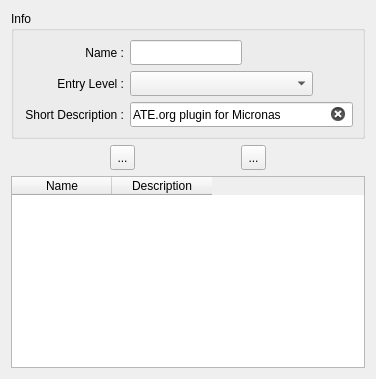
         <widget class="QWidget" name="tools">
          <attribute name="title">
           <string>Tools</string>
          </attribute>
          <layout class="QVBoxLayout" name="verticalLayout_21">
           <item>
            <widget class="QGroupBox" name="toolInfoLayout">
             <property name="title">
              <string>Info</string>
             </property>
             <layout class="QVBoxLayout" name="verticalLayout_5">
              <item>
               <layout class="QHBoxLayout" name="toolNameLayout">
                <item>
                 <widget class="QLabel" name="toolNameLabel">
                  <property name="sizePolicy">
                   <sizepolicy hsizetype="Fixed" vsizetype="Fixed">
                    <horstretch>0</horstretch>
                    <verstretch>0</verstretch>
                   </sizepolicy>
                  </property>
                  <property name="minimumSize">
                   <size>
                    <width>101</width>
                    <height>25</height>
                   </size>
                  </property>
                  <property name="maximumSize">
                   <size>
                    <width>101</width>
                    <height>25</height>
                   </size>
                  </property>
                  <property name="layoutDirection">
                   <enum>Qt::LeftToRight</enum>
                  </property>
                  <property name="text">
                   <string>Name :</string>
                  </property>
                  <property name="alignment">
                   <set>Qt::AlignRight|Qt::AlignTrailing|Qt::AlignVCenter</set>
                  </property>
                 </widget>
                </item>
                <item>
                 <widget class="QLineEdit" name="toolName">
                  <property name="minimumSize">
                   <size>
                    <width>0</width>
                    <height>25</height>
                   </size>
                  </property>
                  <property name="maximumSize">
                   <size>
                    <width>16777215</width>
                    <height>25</height>
                   </size>
                  </property>
                  <property name="placeholderText">
                   <string/>
                  </property>
                  <property name="clearButtonEnabled">
                   <bool>true</bool>
                  </property>
                 </widget>
                </item>
                <item>
                 <spacer name="toolNameSpacerH">
                  <property name="orientation">
                   <enum>Qt::Horizontal</enum>
                  </property>
                  <property name="sizeHint" stdset="0">
                   <size>
                    <width>40</width>
                    <height>20</height>
                   </size>
                  </property>
                 </spacer>
                </item>
               </layout>
              </item>
              <item>
               <layout class="QHBoxLayout" name="toolEntrylevelLayout">
                <item>
                 <widget class="QLabel" name="toolEntrylevelLabel">
                  <property name="sizePolicy">
                   <sizepolicy hsizetype="Fixed" vsizetype="Fixed">
                    <horstretch>0</horstretch>
                    <verstretch>0</verstretch>
                   </sizepolicy>
                  </property>
                  <property name="minimumSize">
                   <size>
                    <width>101</width>
                    <height>25</height>
                   </size>
                  </property>
                  <property name="maximumSize">
                   <size>
                    <width>101</width>
                    <height>25</height>
                   </size>
                  </property>
                  <property name="layoutDirection">
                   <enum>Qt::LeftToRight</enum>
                  </property>
                  <property name="text">
                   <string>Entry Level :</string>
                  </property>
                  <property name="alignment">
                   <set>Qt::AlignRight|Qt::AlignTrailing|Qt::AlignVCenter</set>
                  </property>
                 </widget>
                </item>
                <item>
                 <widget class="QComboBox" name="toolEntrylevel">
                  <property name="minimumSize">
                   <size>
                    <width>0</width>
                    <height>25</height>
                   </size>
                  </property>
                  <property name="maximumSize">
                   <size>
                    <width>16777215</width>
                    <height>25</height>
                   </size>
                  </property>
                  <item>
                   <property name="text">
                    <string/>
                   </property>
                  </item>
                  <item>
                   <property name="text">
                    <string>project</string>
                   </property>
                  </item>
                  <item>
                   <property name="text">
                    <string>documentation</string>
                   </property>
                  </item>
                  <item>
                   <property name="text">
                    <string>definitions</string>
                   </property>
                  </item>
                  <item>
                   <property name="text">
                    <string>definitions ∙ products</string>
                   </property>
                  </item>
                  <item>
                   <property name="text">
                    <string>definitions ∙ product</string>
                   </property>
                  </item>
                  <item>
                   <property name="text">
                    <string>definitions ∙ devices</string>
                   </property>
                  </item>
                  <item>
                   <property name="text">
                    <string>definitions ∙ device</string>
                   </property>
                  </item>
                  <item>
                   <property name="text">
                    <string>definitions ∙ packages</string>
                   </property>
                  </item>
                  <item>
                   <property name="text">
                    <string>definitions ∙ package</string>
                   </property>
                  </item>
                  <item>
                   <property name="text">
                    <string>definitions ∙ dies</string>
                   </property>
                  </item>
                  <item>
                   <property name="text">
                    <string>definitions ∙ die</string>
                   </property>
                  </item>
                  <item>
                   <property name="text">
                    <string>definitions ∙ masksets</string>
                   </property>
                  </item>
                  <item>
                   <property name="text">
                    <string>definitions ∙ maskset</string>
                   </property>
                  </item>
                  <item>
                   <property name="text">
                    <string>definitions ∙ hardwaresetups</string>
                   </property>
                  </item>
                  <item>
                   <property name="text">
                    <string>definitions ∙ hardwaresetup</string>
                   </property>
                  </item>
                  <item>
                   <property name="text">
                    <string>flows</string>
                   </property>
                  </item>
                  <item>
                   <property name="text">
                    <string>flows ∙ checker</string>
                   </property>
                  </item>
                  <item>
                   <property name="text">
                    <string>flows ∙ checker ∙ PR</string>
                   </property>
                  </item>
                  <item>
                   <property name="text">
                    <string>flows ∙ checker ∙ FT</string>
                   </property>
                  </item>
                  <item>
                   <property name="text">
                    <string>flows ∙ maintenance</string>
                   </property>
                  </item>
                  <item>
                   <property name="text">
                    <string>flows ∙ maintenance ∙ PR</string>
                   </property>
                  </item>
                  <item>
                   <property name="text">
                    <string>flows ∙ maintenance ∙ FT</string>
                   </property>
                  </item>
                  <item>
                   <property name="text">
                    <string>flows ∙ production </string>
                   </property>
                  </item>
                  <item>
                   <property name="text">
                    <string>flows ∙ production ∙ PR</string>
                   </property>
                  </item>
                  <item>
                   <property name="text">
                    <string>flows ∙ production ∙ FT</string>
                   </property>
                  </item>
                  <item>
                   <property name="text">
                    <string>flows ∙ engineering</string>
                   </property>
                  </item>
                  <item>
                   <property name="text">
                    <string>flows ∙ engineering ∙ PR</string>
                   </property>
                  </item>
                  <item>
                   <property name="text">
                    <string>flows ∙ engineering ∙ FT</string>
                   </property>
                  </item>
                  <item>
                   <property name="text">
                    <string>flows ∙ validation </string>
                   </property>
                  </item>
                  <item>
                   <property name="text">
                    <string>flows ∙ validation ∙ PR</string>
                   </property>
                  </item>
                  <item>
                   <property name="text">
                    <string>flows ∙ validation ∙ FT</string>
                   </property>
                  </item>
                  <item>
                   <property name="text">
                    <string>flows ∙ quality</string>
                   </property>
                  </item>
                  <item>
                   <property name="text">
                    <string>flows ∙ quality ∙ PR</string>
                   </property>
                  </item>
                  <item>
                   <property name="text">
                    <string>flows ∙ quality ∙ FT</string>
                   </property>
                  </item>
                  <item>
                   <property name="text">
                    <string>flows ∙ qualification</string>
                   </property>
                  </item>
                  <item>
                   <property name="text">
                    <string>programs</string>
                   </property>
                  </item>
                  <item>
                   <property name="text">
                    <string>tests</string>
                   </property>
                  </item>
                  <item>
                   <property name="text">
                    <string>tests ∙ PR</string>
                   </property>
                  </item>
                  <item>
                   <property name="text">
                    <string>tests ∙ FT</string>
                   </property>
                  </item>
                  <item>
                   <property name="text">
                    <string>test</string>
                   </property>
                  </item>
                  <item>
                   <property name="text">
                    <string>test ∙ PR</string>
                   </property>
                  </item>
                  <item>
                   <property name="text">
                    <string>test ∙ FT</string>
                   </property>
                  </item>
                  <item>
                   <property name="text">
                    <string>metis</string>
                   </property>
                  </item>
                 </widget>
                </item>
                <item>
                 <spacer name="toolEntrylevelSpacerH">
                  <property name="orientation">
                   <enum>Qt::Horizontal</enum>
                  </property>
                  <property name="sizeHint" stdset="0">
                   <size>
                    <width>40</width>
                    <height>20</height>
                   </size>
                  </property>
                 </spacer>
                </item>
               </layout>
              </item>
              <item>
               <layout class="QHBoxLayout" name="toolDescriptionLayout">
                <item>
                 <widget class="QLabel" name="toolDescriptionLabel">
                  <property name="sizePolicy">
                   <sizepolicy hsizetype="Fixed" vsizetype="Fixed">
                    <horstretch>0</horstretch>
                    <verstretch>0</verstretch>
                   </sizepolicy>
                  </property>
                  <property name="minimumSize">
                   <size>
                    <width>101</width>
                    <height>25</height>
                   </size>
                  </property>
                  <property name="maximumSize">
                   <size>
                    <width>101</width>
                    <height>25</height>
                   </size>
                  </property>
                  <property name="layoutDirection">
                   <enum>Qt::LeftToRight</enum>
                  </property>
                  <property name="text">
                   <string>Short Description :</string>
                  </property>
                  <property name="alignment">
                   <set>Qt::AlignRight|Qt::AlignTrailing|Qt::AlignVCenter</set>
                  </property>
                 </widget>
                </item>
                <item>
                 <widget class="QLineEdit" name="toolDescripiton">
                  <property name="minimumSize">
                   <size>
                    <width>0</width>
                    <height>25</height>
                   </size>
                  </property>
                  <property name="maximumSize">
                   <size>
                    <width>16777215</width>
                    <height>25</height>
                   </size>
                  </property>
                  <property name="text">
                   <string>ATE.org plugin for Micronas</string>
                  </property>
                  <property name="placeholderText">
                   <string/>
                  </property>
                  <property name="clearButtonEnabled">
                   <bool>true</bool>
                  </property>
                 </widget>
                </item>
               </layout>
              </item>
             </layout>
            </widget>
           </item>
           <item>
            <layout class="QHBoxLayout" name="toolAddRemoveLayout">
             <item>
              <spacer name="toolSpacerH1">
               <property name="orientation">
                <enum>Qt::Horizontal</enum>
               </property>
               <property name="sizeHint" stdset="0">
                <size>
                 <width>40</width>
                 <height>20</height>
                </size>
               </property>
              </spacer>
             </item>
             <item>
              <widget class="QToolButton" name="toolAdd">
               <property name="minimumSize">
                <size>
                 <width>25</width>
                 <height>25</height>
                </size>
               </property>
               <property name="maximumSize">
                <size>
                 <width>25</width>
                 <height>25</height>
                </size>
               </property>
               <property name="text">
                <string>...</string>
               </property>
              </widget>
             </item>
             <item>
              <spacer name="toolSpacerH2">
               <property name="orientation">
                <enum>Qt::Horizontal</enum>
               </property>
               <property name="sizeHint" stdset="0">
                <size>
                 <width>40</width>
                 <height>20</height>
                </size>
               </property>
              </spacer>
             </item>
             <item>
              <widget class="QToolButton" name="toolRemove">
               <property name="minimumSize">
                <size>
                 <width>25</width>
                 <height>25</height>
                </size>
               </property>
               <property name="maximumSize">
                <size>
                 <width>25</width>
                 <height>25</height>
                </size>
               </property>
               <property name="text">
                <string>...</string>
               </property>
              </widget>
             </item>
             <item>
              <spacer name="toolSpacerH3">
               <property name="orientation">
                <enum>Qt::Horizontal</enum>
               </property>
               <property name="sizeHint" stdset="0">
                <size>
                 <width>40</width>
                 <height>20</height>
                </size>
               </property>
              </spacer>
             </item>
            </layout>
           </item>
           <item>
            <widget class="QTableWidget" name="toolsTable">
             <column>
              <property name="text">
               <string>Name</string>
              </property>
             </column>
             <column>
              <property name="text">
               <string>Description</string>
              </property>
             </column>
            </widget>
           </item>
          </layout>
         </widget>
